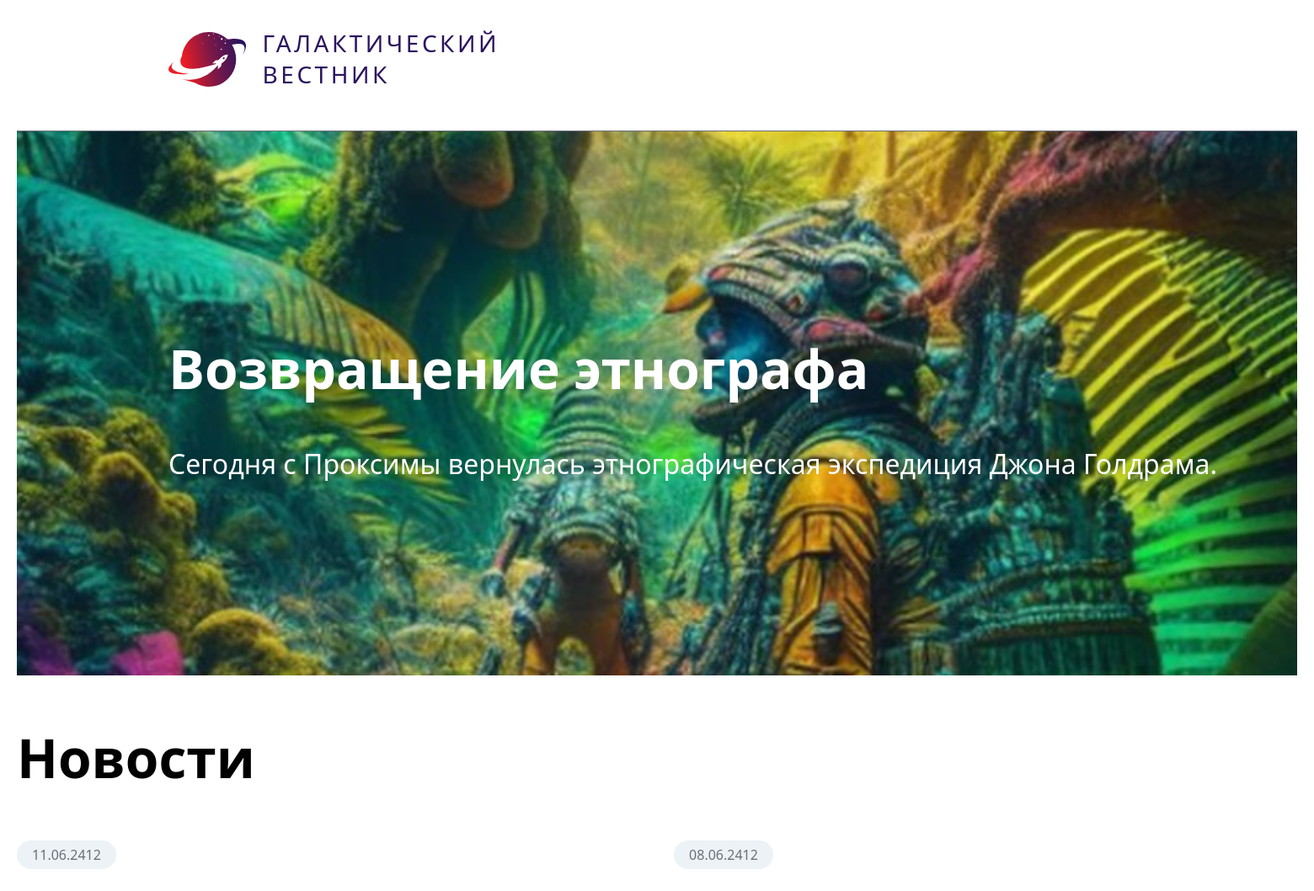
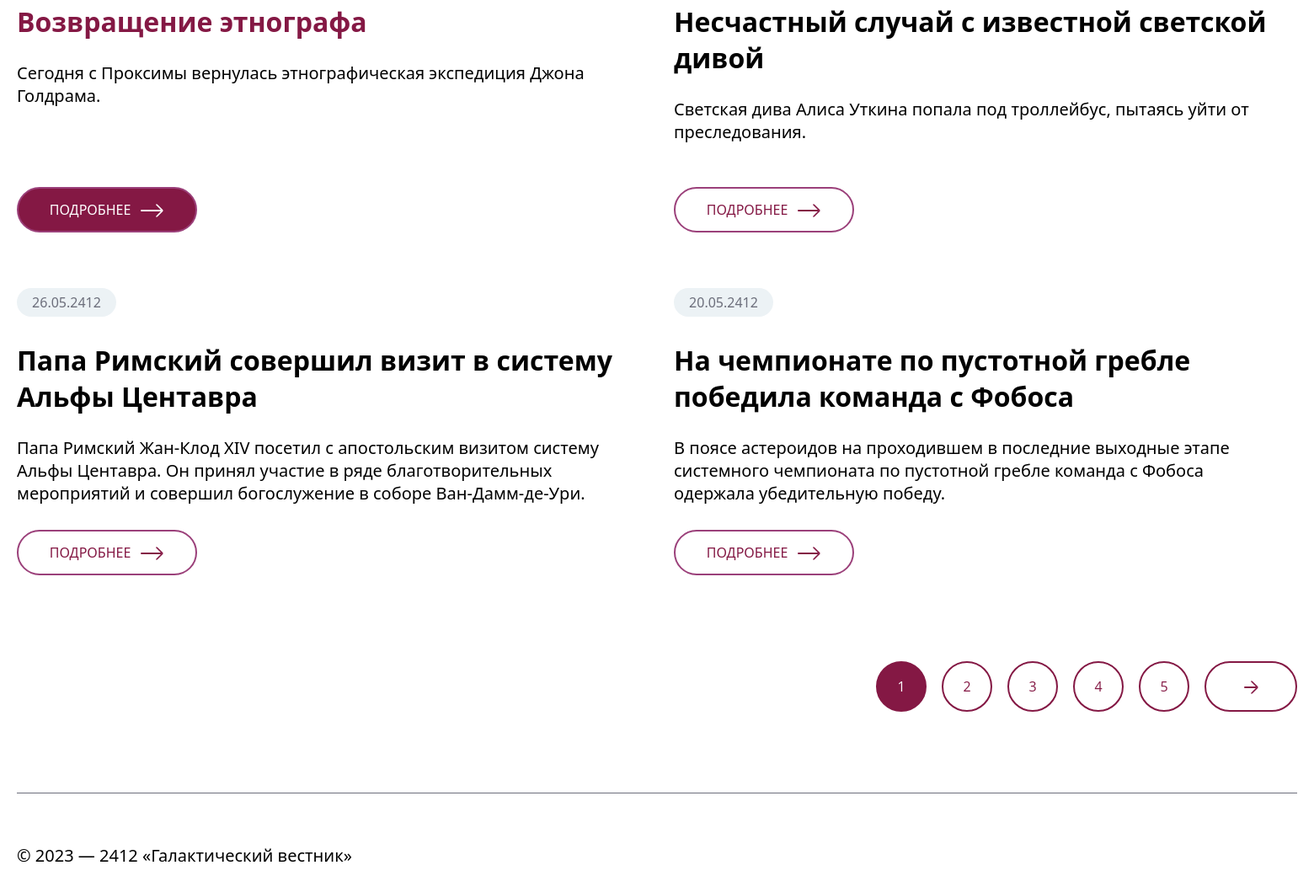
The page / on the database its author committed (2 pictures, top to bottom).
### tables this page shows
CREATE TABLE `news` (
  `id` int(11) unsigned NOT NULL AUTO_INCREMENT,
  `date` datetime NULL DEFAULT NULL,
  `title` varchar(250) NOT NULL DEFAULT '',
  `announce` text NULL DEFAULT NULL,
  `content` text NULL DEFAULT NULL,
  `image` varchar(250) NOT NULL DEFAULT '',
  PRIMARY KEY (`id`),
  KEY `id` (`id`),

  KEY `idx_news_date` (`date`));

### app/Controllers/ControllerNews.php (called while the page is built, shortened)
<?php
class ControllerNews
{
    public static function pageIndex($pageId)
    {
        $limit = 4;
        $page = filter_var($pageId, FILTER_SANITIZE_NUMBER_INT) ?? 1;
        $offset = ($page * $limit) - $limit;
        $items = \app\Models\ModelNews::getRows($offset, $limit);
        $currentPage = $_GET['page'] ?? $currentPage = 1;
        $countPages = ceil(\app\Models\ModelNews::getCount() / $limit);
        $nextPage = $currentPage + 1;
        require dirname(dirname(__DIR__)) .'/Templates/template_index.php';
    }
}

### app/config.php (called while the page is built)
<?php
$host = "localhost";
$user = "root";
$pass = "root";
$db   = "workspace__test";

### app/DB.php (called while the page is built, shortened)
<?php
class DB
{
    private static $conn = null;
    public static function connect()
    {
        if (self::$conn === null) {
            require_once dirname(__DIR__) .'/app/config.php';
            self::$conn = new \mysqli($host,$user,$pass,$db);
            return self::$conn;
        }
        return self::$conn;
    }
}

### app/Models/ModelNews.php (called while the page is built, shortened)
<?php
class ModelNews
{
    public static function getCount()
    {
        $sql = mysqli_query(\app\DB::connect(), "SELECT COUNT(*) FROM `news`");
        $row = mysqli_fetch_row($sql);
        $totalNews = $row[0];
        return $totalNews;
    }
    public static function getRows($offset, $limit)
    {
        $items = mysqli_query(\app\DB::connect(), "SELECT * FROM `news` ORDER BY date DESC LIMIT $offset,$limit");
        return $items;
    }
}

### Templates/template_index.php (the view, shortened to what this page needs)
<!DOCTYPE html>
<html lang="ru">
<head>
    <link rel="stylesheet" href="css/style.css">
</head>
<body class="page__body">
    <header class="page-header">
        <div class="page-header__logo">
            <a class="page-header__link" href="index.php">
                <img src="img/logo.svg" width="93" height="66" alt="Логотип">
                <p class="logo-text">Галактический<br>вестник</p>
            </a>
        </div>
    </header>
    <main class="page-main">
        <div class="news">
            <div class="banner-news">
                <div class="banner-news__wrapper">
                    <div class="banner-news__content">
                        <h1 class="banner-news__title">asd</h1>
                        <p class="banner-news__text">asd</p>
                    </div>
                </div>
            </div>
            <section class="news-thumbnails">
                <div class="news-thumbnails__content">
                    <h1>Новости</h1>
                    <ul class="news-thumbnails__list">
                        <?php foreach ($items as $item) { ?>
                        <li class="news-thumbnails__item">
                            <div class="news-thumbnails__container">
                                <div class="news-thumbnails__date"><?= date_format(date_create($item["date"]), "d.m.Y") ?></div>
                                <h2 class="news-thumbnails__title"><?= $item["title"] ?></h2>
                                <div class="news-thumbnails__announce"><?= $item["announce"] ?></div>
                            </div>
                            <a href="index.php?search=<?= $item["id"] ?>" class="news-thumbnails__link">
                                <div class="news-thumbnails__link--block">
                                    <p class="news-thumbnails__link--text">Подробнее</p>
                                </div>
                            </a>
                        </li>
                        <?php } ?>
                    </ul>
                </div>
                <div class="pagination">
                    <ul class="pagination__list">
                        <?php for ($i = 1; $i <= $countPages; $i++) { ?>
                        <li class="pagination__item"><a class=pagination__link href=index.php?page=<?= $i ?>><?= $i ?></a></li>
                        <?php }; ?>
                        <li class="pagination__item <?= ($currentPage == $countPages) ? "visually-hidden" : ""; ?>"><a class=pagination__link href=index.php?page=<?= $nextPage ?>></a></li>
                    </ul>
                </div>
            </section>
        </div>
    </main>
    <footer class="page-footer">
        <div class="page-footer__content">© 2023 — 2412 «Галактический вестник»</div>
    </footer>
</body>
</html>

### index.php (shortened to what this page needs)
<?php
function my_autoloader($class)
{
    $path = str_replace('\\', DIRECTORY_SEPARATOR, $class);
}
$url = $_SERVER['REQUEST_URI'];
$query = parse_url($url, PHP_URL_QUERY);
if (empty($query)){
    app\Controllers\ControllerNews::pageIndex("page=1");
} else {
    if (str_contains($query, 'page')) {
        app\Controllers\ControllerNews::pageIndex($query);
    } else if (str_contains($query, 'search')) {
        app\Controllers\ControllerNews::pageDetail($query);
    }
}

### css/style.css (style rules this page uses)
li { list-style: none; }
.page__body { display: flex; flex-direction: column; align-items: center; margin: 0; padding: 0; font-family: 'Segoe UI', Tahoma, Geneva, Verdana, sans-serif; }
.page-header { width: 1920px; height: 140px; }
.page-main { width: 1920px; }
.page-footer { display: flex; flex-direction: row; align-items: center; width: 1920px; }
.page-header { height: 155px; }
.page-header__logo { margin: 33px 0 33px 180px; }
.page-header__link { display: flex; flex-direction: row; align-items: center; justify-content: space-between; width: 390px; height: 74px; cursor: pointer; }
.logo-text { font-size: 28px; font-weight: 400; line-height: 1.32em; letter-spacing: 0.125em; text-transform: uppercase; color: #2C145E; margin-left: 20px; }
a { text-decoration: none; }
.page-header { border-bottom: 1px solid #6C6E7B; }
.news { margin: 0; padding: 0; }
.news h1 { font-size: 64px; font-weight: 600; line-height: 1.4em; }
.news h2 { font-size: 32px; }
.news .pagination__list { display: flex; flex-direction: row; align-items: flex-end; }
.pagination { display: flex; flex-direction: row-reverse; margin-top: 60px; margin-bottom: 80px; }
.pagination__item .pagination__link { display: flex; width: 56px; height: 56px; border-radius: 30px; background-color: white; color: #841844; border: 2px solid #841844; }
.pagination__item .pagination__link { display: flex; align-items: center; justify-content: center; width: 56px; height: 56px; border-radius: 30px; border-color: none; background-color: white; color: #841844; border: 2px solid #841844; font-family: 'Open Sans', sans-serif; }
.pagination__item:not(:first-child) { margin-left: 18px; }
.pagination__item:last-child .pagination__link { position: relative; width: 106px; }
.pagination__item:last-child .pagination__link::before { position: absolute; content: ''; width: 15px; height: 2px; background-color: #841844; right: 46px; top: 50%; border-radius: 2px; }
.pagination__item:last-child .pagination__link::after { content: ''; width: 10px; height: 10px; border-right: 2px solid #841844; border-top: 2px solid #841844; right: 46px; position: absolute; top: 52%; transform: translateY(-50%) rotate(45deg); border-radius: 2px; z-index: 100; }
.pagination__item--current .pagination__link { border: 2px solid #841844; color: #ffffff; background-color: #841844; }
.page-footer { width: 1520px; font-size: 20px; border-top: 1px solid #6C6E7B; }
.page-footer .page-footer__content { margin-top: 60px; margin-bottom: 30px; }
.banner-news__wrapper { margin-left: 180px; }
.banner-news { display: flex; flex-direction: row; align-items: center; height: 646px; background-image: url(../../task/images/bg-test.jpg); background-size: cover; background-position: center; color: #fff; font-size: 32px; font-weight: 400; line-height: 1.6em; }
.news-thumbnails { width: 1520px; margin: 0; padding: 0; margin-left: auto; margin-right: auto; }
.news-thumbnails__item { display: flex; flex-direction: column; justify-content: space-between; margin-bottom: 30px; min-height: 332px; }
.news-thumbnails__item:nth-child(2n+1) { grid-column: 1 / 2; }
.news-thumbnails__item--current .news-thumbnails__title { color: #841844; }
.news-thumbnails__link { display: flex; flex-direction: column; width: 210px; height: 50px; text-transform: uppercase; }
.news-thumbnails__link--block { display: flex; align-items: center; justify-content: center; position: relative; width: 210px; height: 50px; border: 2px solid #9B407A; border-radius: 50px; background-color: #FFFFFF; color: #841844; }
.news-thumbnails__link--block .news-thumbnails__link--text { padding-right: 40px; }
.news-thumbnails__item--current .news-thumbnails__link--block { background-color: #841844; color: #FFFFFF; }
.news-thumbnails__date { display: flex; align-items: center; justify-content: center; width: 118px; height: 34px; background-color: #ECF2F5; border-radius: 20px; margin-bottom: 30px; color: #6C6E7B; }
.news-thumbnails__announce { font-size: 20px; margin-bottom: 30px; }
.news-thumbnails__list { display: grid; grid-template-columns: repeat(2, 740px); gap: 40px; margin: 0; padding: 0; }
.news-thumbnails__container { width: 720px; }
@media (max-width: 1920px) { .page-header, .page-main, .page-footer { width: 1900px; } }
@media (min-width: 1520px) and (max-width: 1920px) { .page-header, .page-main, .page-footer { width: 1520px; } }

### rows shown on the page
news: date "11.06.2412", title "Возвращение этнографа", announce "Сегодня с Проксимы вернулась этнографическая экспедиция Джона Голдрама."
news: date "08.06.2412", title "Несчастный случай с известной светской дивой", announce "Светская дива Алиса Уткина попала под троллейбус, пытаясь уйти от преследования."
news: date "26.05.2412", title "Папа Римский совершил визит в систему Альфы Центавра", announce "Папа Римский Жан-Клод XIV посетил с апостольским визитом систему Альфы Центавра. Он принял участие в ряде благотворительных мероприятий и совершил богослужение в соборе Ван-Дамм-де-Ури."
news: date "20.05.2412", title "На чемпионате по пустотной гребле победила команда с Фобоса", announce "В поясе астероидов на проходившем в последние выходные этапе системного чемпионата по пустотной гребле команда с Фобоса одержала убедительную победу."
